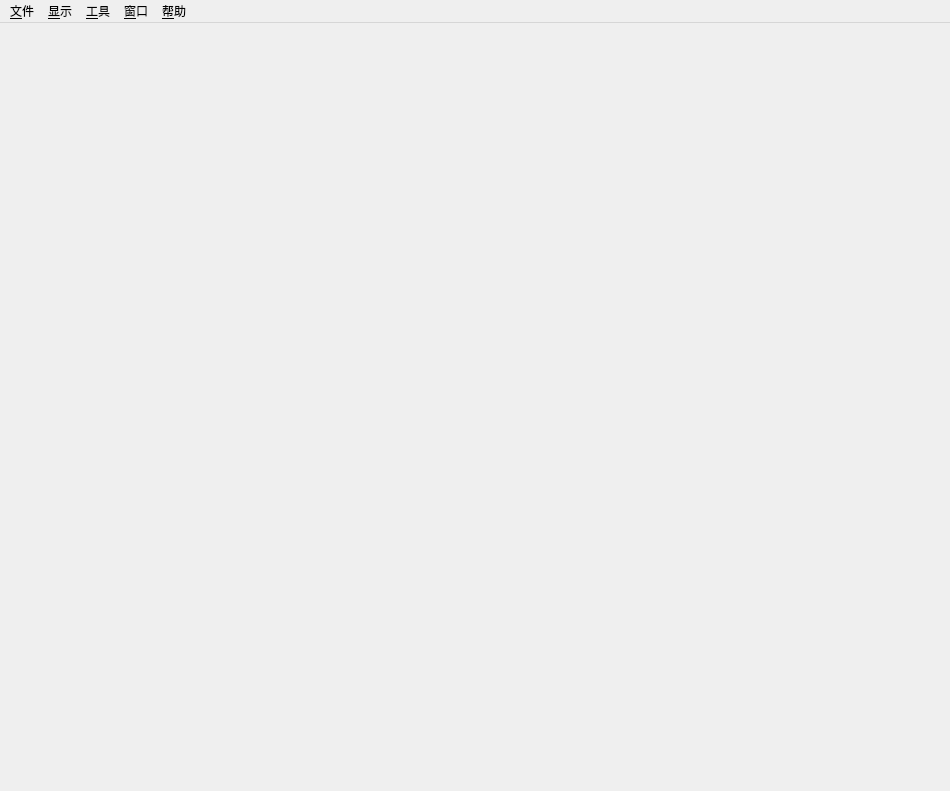
<?xml version="1.0" encoding="UTF-8"?>
<ui version="4.0">
 <class>Mayo::MainWindow</class>
 <widget class="QMainWindow" name="Mayo::MainWindow">
  <property name="geometry">
   <rect>
    <x>0</x>
    <y>0</y>
    <width>950</width>
    <height>791</height>
   </rect>
  </property>
  <property name="windowTitle">
   <string>Mayo</string>
  </property>
  <widget class="QWidget" name="centralWidget">
   <layout class="QVBoxLayout" name="verticalLayout_4">
    <property name="spacing">
     <number>0</number>
    </property>
    <property name="leftMargin">
     <number>0</number>
    </property>
    <property name="topMargin">
     <number>0</number>
    </property>
    <property name="rightMargin">
     <number>0</number>
    </property>
    <property name="bottomMargin">
     <number>0</number>
    </property>
    <item>
     <widget class="QStackedWidget" name="stack_Main">
      <property name="currentIndex">
       <number>-1</number>
      </property>
     </widget>
    </item>
   </layout>
  </widget>
  <widget class="QMenuBar" name="menuBar">
   <property name="geometry">
    <rect>
     <x>0</x>
     <y>0</y>
     <width>950</width>
     <height>18</height>
    </rect>
   </property>
   <widget class="QMenu" name="menu_File">
    <property name="title">
     <string>&amp;文件</string>
    </property>
   </widget>
   <widget class="QMenu" name="menu_Help">
    <property name="title">
     <string>&amp;帮助</string>
    </property>
   </widget>
   <widget class="QMenu" name="menu_Tools">
    <property name="title">
     <string>&amp;工具</string>
    </property>
   </widget>
   <widget class="QMenu" name="menu_Window">
    <property name="title">
     <string>&amp;窗口</string>
    </property>
   </widget>
   <widget class="QMenu" name="menu_Display">
    <property name="title">
     <string>&amp;显示</string>
    </property>
   </widget>
   <addaction name="menu_File"/>
   <addaction name="menu_Display"/>
   <addaction name="menu_Tools"/>
   <addaction name="menu_Window"/>
   <addaction name="menu_Help"/>
  </widget>
 </widget>
 <layoutdefault spacing="6" margin="11"/>
 <resources/>
 <connections/>
</ui>
